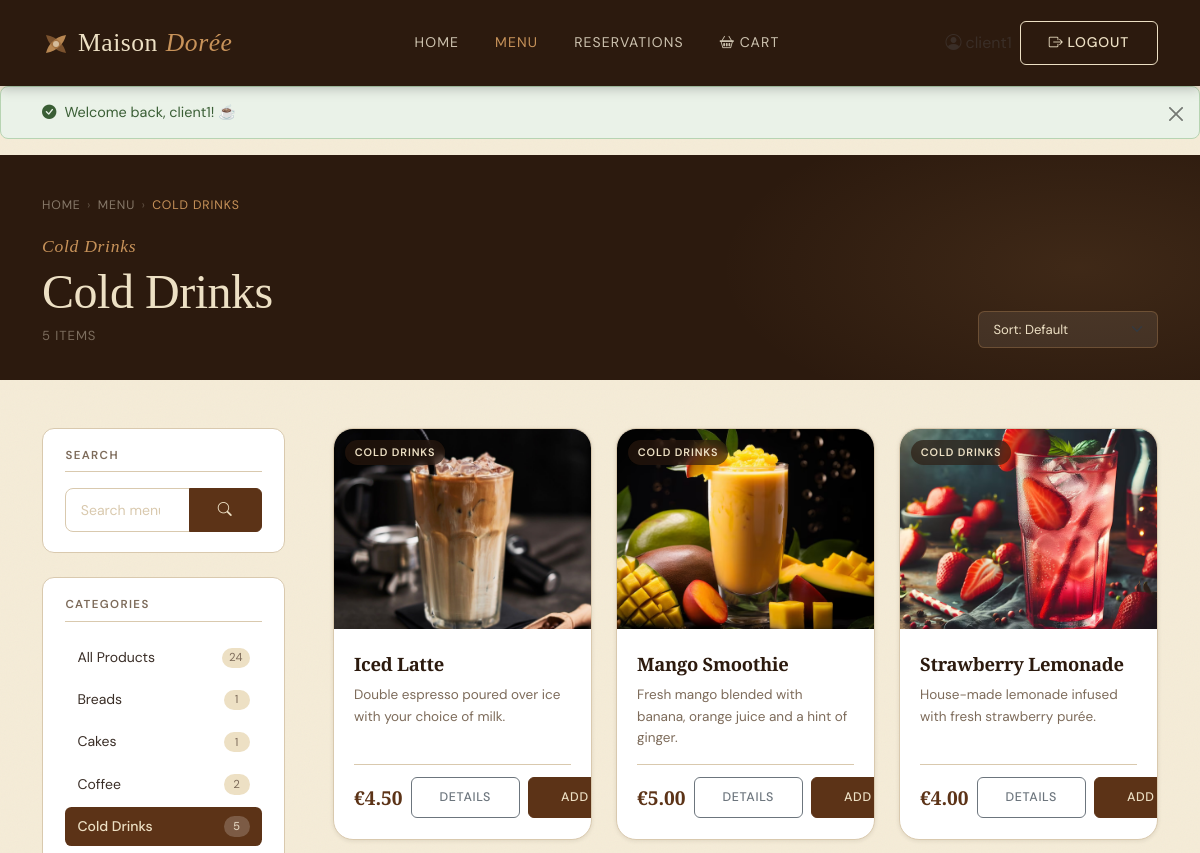
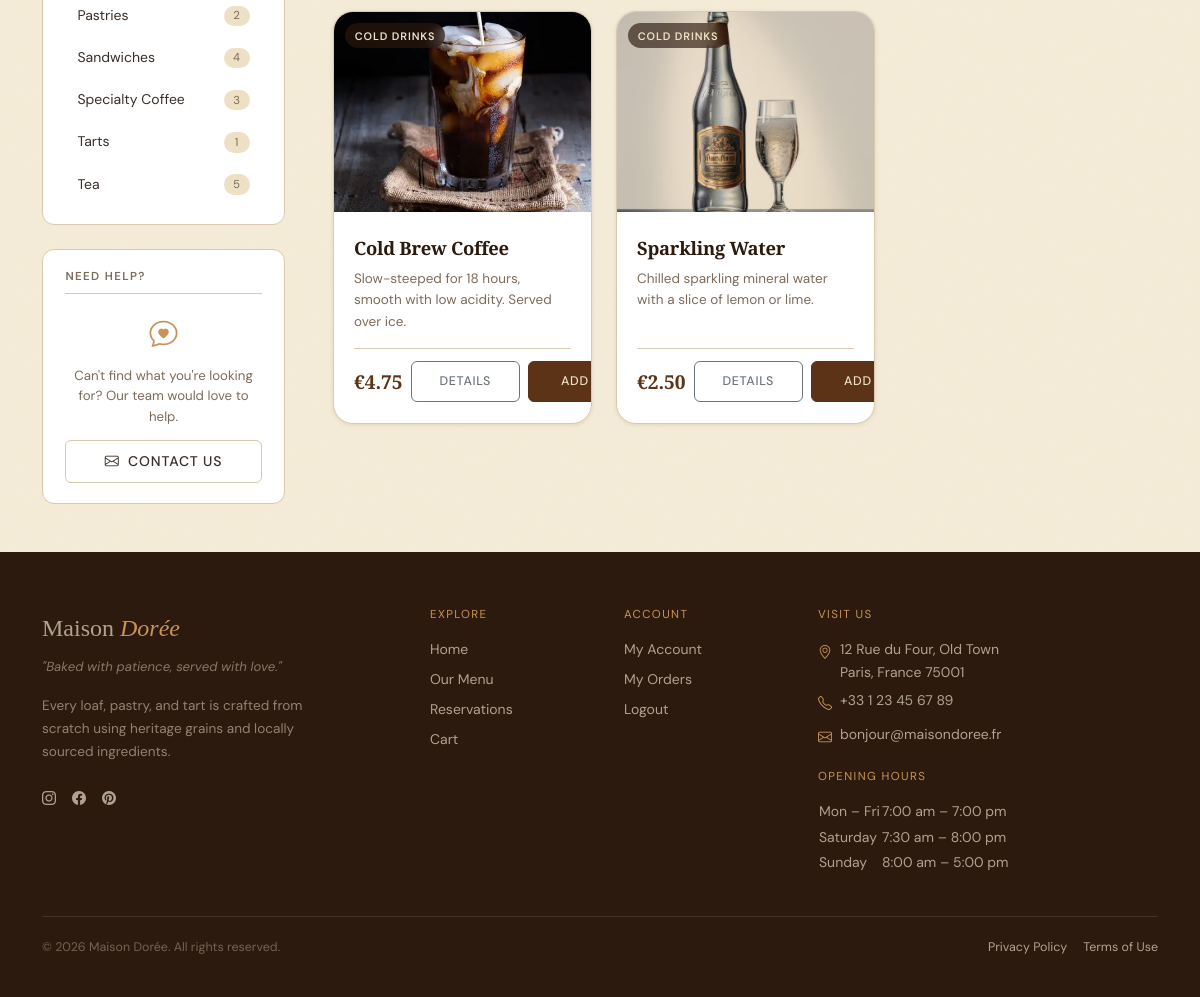
The page /products.php?category_id=4 (signed in) on the database its author committed (2 pictures, top to bottom).
### tables this page shows
CREATE TABLE `categories` (
  `id` int(11) NOT NULL,
  `name` varchar(50) NOT NULL
);

CREATE TABLE `products` (
  `id` int(11) NOT NULL,
  `category_id` int(11) DEFAULT NULL,
  `name` varchar(100) NOT NULL,
  `description` text DEFAULT NULL,
  `price` decimal(10,2) NOT NULL,
  `image_url` varchar(255) DEFAULT NULL
);

### db_connect.php (called while the page is built, shortened)
<?php
function db(): PDO {
    static $pdo = null;
    if ($pdo !== null) return $pdo;
    $dsn = sprintf('mysql:host=%s;port=%s;dbname=%s;charset=%s', DB_HOST, DB_PORT, DB_NAME, DB_CHARSET);
    $options = [
        PDO::ATTR_ERRMODE            => PDO::ERRMODE_EXCEPTION,
        PDO::ATTR_DEFAULT_FETCH_MODE => PDO::FETCH_ASSOC,
        PDO::ATTR_EMULATE_PREPARES   => false,
    ];
    try {
        $pdo = new PDO($dsn, DB_USER, DB_PASS, $options);
    } catch (PDOException $e) {
        error_log($e->getMessage());
        exit('Connection failed.');
    }
    return $pdo;
}
function db_fetch_all(string $sql, array $params = []): array {
    $stmt = db()->prepare($sql);
    $stmt->execute($params);
    return $stmt->fetchAll();
}
function db_fetch_one(string $sql, array $params = []): ?array {
    $stmt = db()->prepare($sql);
    $stmt->execute($params);
    $row = $stmt->fetch();
    return $row !== false ? $row : null;
}
?>

### products.php (the view, shortened to what this page needs)
<?php
require_once 'db_connect.php';
$categoryId = filter_input(INPUT_GET, 'category_id', FILTER_VALIDATE_INT, [
    'options' => ['min_range' => 1],
]);
$searchQuery = trim(strip_tags($_GET['q'] ?? ''));
$sortRaw     = $_GET['sort'] ?? 'default';
$page        = max(1, (int) ($_GET['page'] ?? 1));
$perPage     = 9;
$sortOptions = [
    'default'     => 'p.id ASC',
    'name_asc'    => 'p.name ASC',
    'name_desc'   => 'p.name DESC',
    'price_asc'   => 'p.price ASC',
    'price_desc'  => 'p.price DESC',
];
$sortCol = $sortOptions[$sortRaw] ?? $sortOptions['default'];
$currentCategory = null;
if ($categoryId) {
    $currentCategory = db_fetch_one(
        'SELECT id, name FROM categories WHERE id = :id LIMIT 1',
        [':id' => $categoryId]
    );
}
$allCategories = db_fetch_all(
    'SELECT
         c.id,
         c.name,
         COUNT(p.id) AS product_count
     FROM categories c
     LEFT JOIN products p ON p.category_id = c.id
     GROUP BY c.id, c.name
     ORDER BY c.name ASC'
);
$whereClauses = ['1=1'];
$params       = [];
if ($categoryId) {
    $whereClauses[] = 'p.category_id = :cid';
    $params[':cid'] = $categoryId;
}
$whereSQL = 'WHERE ' . implode(' AND ', $whereClauses);
$totalProducts = (int) db_fetch_one(
    "SELECT COUNT(*) AS cnt
       FROM products p
       JOIN categories c ON c.id = p.category_id
      $whereSQL",
    $params
)['cnt'];
$totalPages = max(1, (int) ceil($totalProducts / $perPage));
$page       = min($page, $totalPages);
$offset     = ($page - 1) * $perPage;
$products = db_fetch_all(
    "SELECT
         p.id,
         p.name,
         p.description,
         p.price,
         p.image_url,
         c.name AS category_name,
         c.id   AS category_id
     FROM products p
     JOIN categories c ON c.id = p.category_id
    $whereSQL
     ORDER BY $sortCol
     LIMIT :lim OFFSET :off",
    array_merge($params, [':lim' => $perPage, ':off' => $offset])
);
function buildUrl(array $overrides = []): string
{
    $base = [
        'category_id' => $_GET['category_id'] ?? null,
        'q'           => $_GET['q']           ?? null,
        'sort'        => $_GET['sort']         ?? null,
        'page'        => $_GET['page']         ?? null,
    ];
    $merged = array_filter(array_merge($base, $overrides), fn($v) => $v !== null && $v !== '');
    return 'products.php?' . http_build_query($merged);
}
require_once __DIR__ . '/header.php';
?>
<section class="prod-hero" aria-labelledby="prod-hero-heading">
    <div class="prod-hero__bg" aria-hidden="true"></div>
    <div class="container position-relative z-1">
        <nav aria-label="Breadcrumb" class="prod-breadcrumb mb-3">
            <a href="index.php">Home</a>
            <span aria-hidden="true">›</span>
            <a href="categories.php">Menu</a>
            <?php if ($currentCategory): ?>
                <span aria-hidden="true">›</span>
                <span aria-current="page"><?= htmlspecialchars($currentCategory['name']) ?></span>
            <?php else: ?>
                <span aria-hidden="true">›</span>
                <span aria-current="page">All Products</span>
            <?php endif; ?>
        </nav>
        <div class="row align-items-end g-3">
            <div class="col">
                <span class="label-script">
                    <?= $currentCategory ? htmlspecialchars($currentCategory['name']) : 'Everything' ?>
                </span>
                <h1 class="prod-hero__title" id="prod-hero-heading">
                    <?php if ($searchQuery !== ''): ?>
                        Results for "<em><?= htmlspecialchars($searchQuery) ?></em>"
                    <?php elseif ($currentCategory): ?>
                        <?= htmlspecialchars($currentCategory['name']) ?>
                    <?php else: ?>
                        All <em>Products</em>
                    <?php endif; ?>
                </h1>
                <p class="prod-hero__meta" aria-live="polite">
                    <?= $totalProducts ?> item<?= $totalProducts !== 1 ? 's' : '' ?>
                </p>
            </div>
            <div class="col-auto">
                <form method="GET" action="products.php" class="d-flex align-items-center gap-2"
                      aria-label="Sort products">
                    <select
                        id="sort"
                        name="sort"
                        class="form-select prod-sort__select"
                        aria-label="Sort products"
                        onchange="this.form.submit()">
                        <option value="default"    <?= $sortRaw === 'default'    ? 'selected' : '' ?>>Sort: Default</option>
                    </select>
                </form>
            </div>
        </div>
    </div>
</section>
<div class="container prod-layout py-5">
    <div class="row g-5">
        <aside class="col-12 col-lg-3" aria-label="Category filter">
            <div class="prod-sidebar-block mb-4">
                <h2 class="prod-sidebar-block__title">Search</h2>
                <form method="GET" action="products.php" role="search" aria-label="Search products">
                    <div class="input-group">
                        <input
                            type="search"
                            name="q"
                            class="form-control prod-sidebar__search"
                            placeholder="Search menu…"
                            value="<?= htmlspecialchars($searchQuery) ?>"
                            aria-label="Search products">
                        <button type="submit" class="btn btn-primary" aria-label="Search">
                            <i class="bi bi-search" aria-hidden="true"></i>
                        </button>
                    </div>
                </form>
            </div>
            <div class="prod-sidebar-block">
                <h2 class="prod-sidebar-block__title">Categories</h2>
                <nav aria-label="Filter by category">
                    <ul class="prod-cat-list" role="list">
                        <li role="listitem">
                            <a
                                href="products.php<?= $searchQuery ? '?q=' . urlencode($searchQuery) : '' ?>"
                                class="prod-cat-list__item <?= !$categoryId ? 'prod-cat-list__item--active' : '' ?>"
                                aria-current="<?= !$categoryId ? 'page' : 'false' ?>">
                                <span class="prod-cat-list__name">All Products</span>
                                <span class="prod-cat-list__count">
                                    <?= array_sum(array_column($allCategories, 'product_count')) ?>
                                </span>
                            </a>
                        </li>
                        <?php foreach ($allCategories as $cat): ?>
                            <li role="listitem">
                                <a
                                    href="<?= buildUrl(['category_id' => $cat['id'], 'page' => null]) ?>"
                                    class="prod-cat-list__item <?= (int)($currentCategory['id'] ?? 0) === (int)$cat['id'] ? 'prod-cat-list__item--active' : '' ?>"
                                    aria-current="<?= (int)($currentCategory['id'] ?? 0) === (int)$cat['id'] ? 'page' : 'false' ?>">
                                    <span class="prod-cat-list__name">
                                        <?= htmlspecialchars($cat['name']) ?>
                                    </span>
                                    <span class="prod-cat-list__count">
                                        <?= (int) $cat['product_count'] ?>
                                    </span>
                                </a>
                            </li>
                        <?php endforeach; ?>
                    </ul>
                </nav>
            </div>
            <div class="prod-sidebar-block mt-4">
                <h2 class="prod-sidebar-block__title">Need Help?</h2>
                <div class="prod-sidebar-help">
                    <i class="bi bi-chat-heart prod-sidebar-help__icon" aria-hidden="true"></i>
                    <p class="prod-sidebar-help__text">
                        Can't find what you're looking for? Our team would love to help.
                    </p>
                    <a href="mailto:bonjour@maisondoree.fr" class="btn btn-ghost btn-sm w-100">
                        <i class="bi bi-envelope me-1" aria-hidden="true"></i> Contact Us
                    </a>
                </div>
            </div>
        </aside>
        <main class="col-12 col-lg-9" id="products-grid" aria-label="Products">
            <?php if (empty($products)): ?>
                <div class="prod-empty" role="status" aria-live="polite">
                    <i class="bi bi-bag-x prod-empty__icon" aria-hidden="true"></i>
                    <h2 class="prod-empty__title">
                        <?= $searchQuery !== ''
                            ? 'No results for "' . htmlspecialchars($searchQuery) . '"'
                            : 'No products available' ?>
                    </h2>
                    <p class="prod-empty__body">
                        <?= $searchQuery !== ''
                            ? 'Try a different search term, or browse a category below.'
                            : 'Check back soon — our bakers are hard at work!' ?>
                    </p>
                    <div class="d-flex gap-3 justify-content-center flex-wrap mt-3">
                        <a href="categories.php" class="btn btn-primary">Browse All Categories</a>
                        <?php if ($searchQuery !== '' || $categoryId): ?>
                            <a href="products.php" class="btn btn-ghost">Clear Filters</a>
                        <?php endif; ?>
                    </div>
                </div>
            <?php else: ?>
                <div class="row g-4" id="productGrid">
                    <?php foreach ($products as $index => $product):
                        $price = number_format((float)$product['price'], 2);
                        $imgSrc = !empty($product['image_url'])
                            ? 'images/' . htmlspecialchars($product['image_url'], ENT_QUOTES)
                            : 'images/placeholder.jpg';
                    ?>
                        <div
                            class="col-12 col-sm-6 col-xl-4"
                            style="--p-delay:<?= $index * 0.06 ?>s">
                            <article
                                class="prod-card"
                                aria-label="<?= htmlspecialchars($product['name']) ?>, €<?= $price ?>">
                                <a
                                    href="product_details.php?id=<?= (int) $product['id'] ?>"
                                    class="prod-card__thumb-link"
                                    tabindex="-1"
                                    aria-hidden="true">
                                    <img
                                        src="<?= $imgSrc ?>"
                                        alt="<?= htmlspecialchars($product['name']) ?>"
                                        class="prod-card__img card-img-top"
                                        loading="lazy"
                                        width="400"
                                        height="200"
                                        onerror="this.onerror=null; this.src='images/placeholder.jpg';">
                                    <span class="prod-card__category-ribbon">
                                    </span>
                                </a>
                                <div class="prod-card__body">
                                    <h3 class="prod-card__name">
                                        <a
                                            href="product_details.php?id=<?= (int) $product['id'] ?>"
                                            class="prod-card__name-link">
                                            <?= htmlspecialchars($product['name']) ?>
                                        </a>
                                    </h3>
                                    <?php if (!empty($product['description'])): ?>
                                        <p class="prod-card__desc">
                                            <?= htmlspecialchars(
                                                mb_strimwidth($product['description'], 0, 90, '…')
                                            ) ?>
                                        </p>
                                    <?php endif; ?>
                                    <div class="prod-card__footer">
                                        <span class="prod-card__price" aria-label="Price: €<?= $price ?>">
                                            €<?= $price ?>
                                        </span>
                                        <div class="d-flex gap-2 align-items-center">
                                            <a
                                                href="product_details.php?id=<?= (int) $product['id'] ?>"
                                                class="btn btn-outline-secondary btn-sm prod-card__cta"
                                                aria-label="View details for <?= htmlspecialchars($product['name']) ?>">
                                                Details
                                            </a>
                                            <a
                                                href="addtocart.php?id=<?= (int) $product['id'] ?>"
                                                class="btn btn-primary btn-sm prod-card__cta"
                                                aria-label="Add <?= htmlspecialchars($product['name']) ?> to cart">
                                                <i class="bi bi-basket-plus me-1" aria-hidden="true"></i>Add
                                            </a>
                                        </div>
                                    </div>
                                </div>
                            </article>
                        </div>
                    <?php endforeach; ?>
                </div>
            <?php endif; ?>
        </main>
    </div>
</div>
<?php require_once __DIR__ . '/footer.php'; ?>

### rows shown on the page
categories: name "COLD DRINKS", name "Cold Drinks", product_count "5"
categories: name "Breads", product_count "1"
categories: name "Cakes", product_count "1"
categories: name "Coffee", product_count "2"
categories: name "Pastries", product_count "2"
categories: name "Sandwiches", product_count "4"
categories: name "Specialty Coffee", product_count "3"
categories: name "Tarts", product_count "1"
categories: name "Tea", product_count "5"
products: image_url (picture), name "Iced Latte", description "Double espresso poured over ice with your choice of milk.", price "4.50"
products: image_url (picture), name "Mango Smoothie", description "Fresh mango blended with banana, orange juice and a hint of ginger.", price "5.00"
products: image_url (picture), name "Strawberry Lemonade", description "House-made lemonade infused with fresh strawberry purée.", price "4.00"
products: image_url (picture), name "Cold Brew Coffee", description "Slow-steeped for 18 hours, smooth with low acidity. Served over ice.", price "4.75"
products: image_url (picture), name "Sparkling Water", description "Chilled sparkling mineral water with a slice of lemon or lime.", price "2.50"

### other values the page prints
$_SESSION['username'] "client1"
$flash['message'] "Welcome back, client1! ☕"
$totalProducts "5"
array_sum(array_column($allCategories, 'product_count')) "24"
